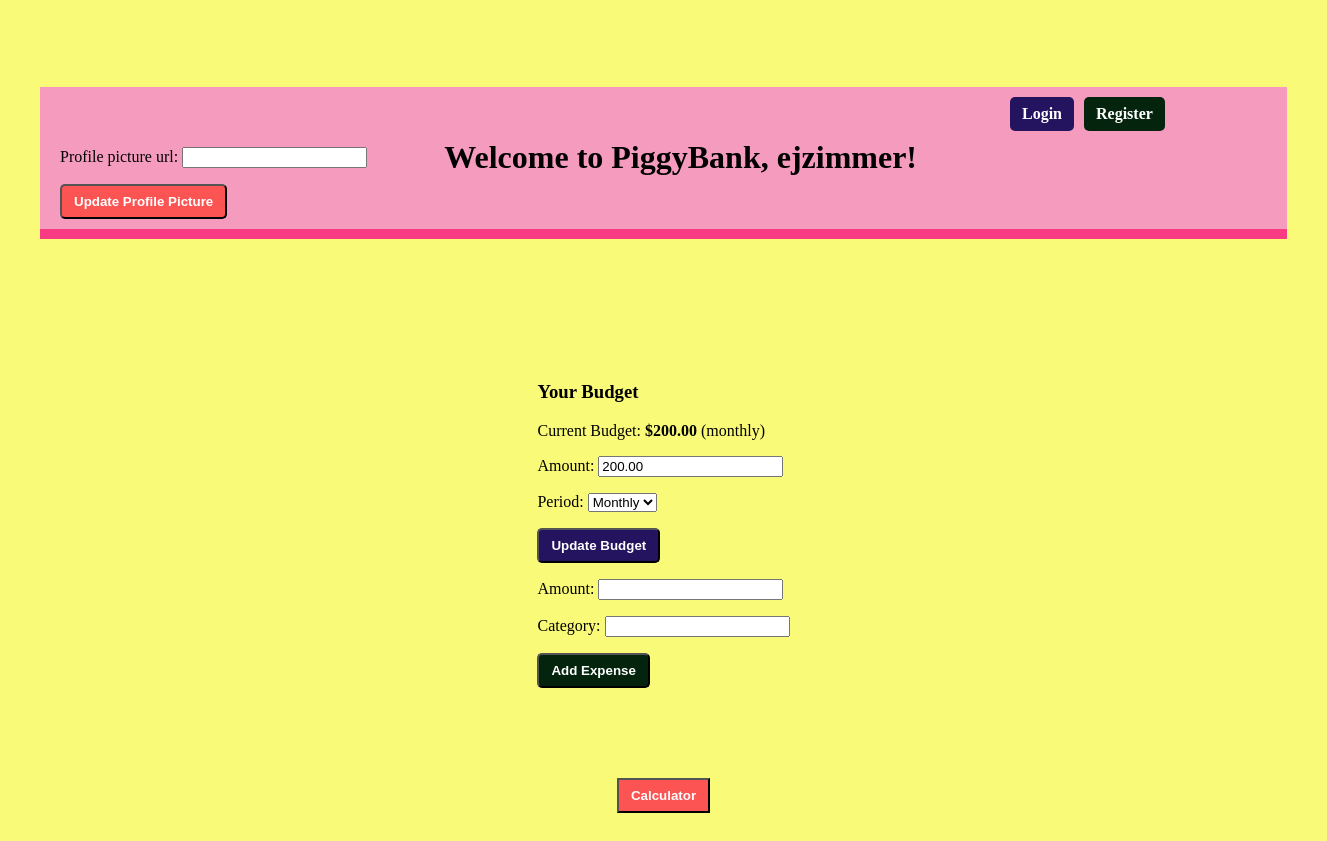
The app's page /budget_app/budget/ (signed in), older data.
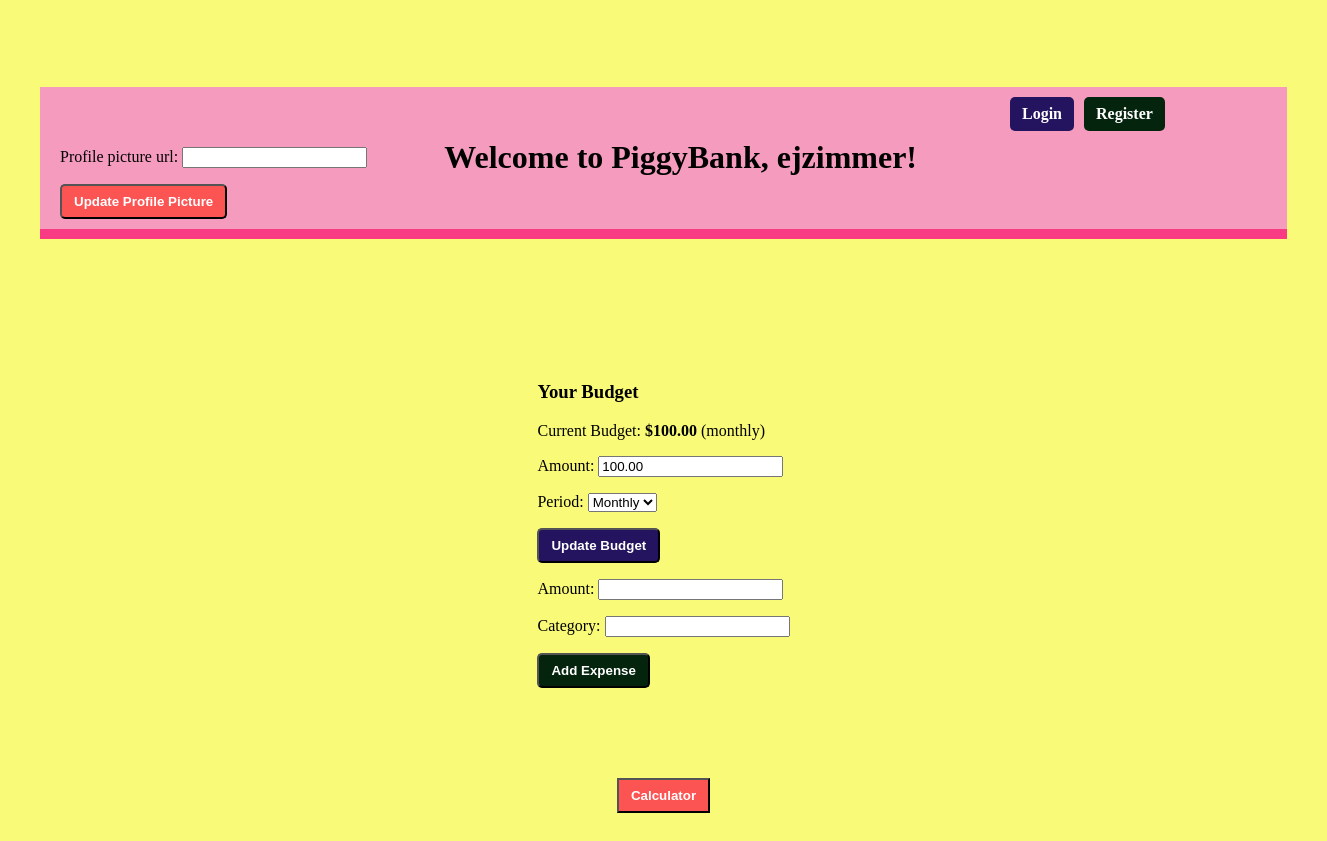
The same page, newer data.
### budget_app/models.py (models this page shows, shortened)
class Budget(models.Model):
    user = models.OneToOneField(User, on_delete=models.CASCADE)
    amount = models.DecimalField(max_digits=10, decimal_places=2, null=True, blank=True)
    period = models.CharField(max_length=50, choices=[('weekly', 'Weekly'), ('monthly', 'Monthly'), ('yearly', 'Yearly')])
    profile_picture_url = models.URLField(blank=True, null=True)

### budget_app/views.py (the view)
# urls.py: path('budget/', budget_view, name='home'),
@login_required(login_url='login') #requires users to be logged in to use the app
def budget_view(request): #Creates the budget, expenses, and the profile pic
    budget, created = Budget.objects.get_or_create(user=request.user, defaults={'amount': 0.00})
    form = BudgetForm(instance=budget)
    expense_form = ExpenseForm()
    profile_form = ProfilePictureForm(instance=budget)
    if request.method == 'POST':
        if 'update_budget' in request.POST:
            form = BudgetForm(request.POST, instance=budget)
            if form.is_valid():
                form.save()
            else:
                 messages.error(request, "Failed to update budget.") #error handling
            return redirect('home')
        elif 'add_expense' in request.POST:
            expense_form = ExpenseForm(request.POST)
            if expense_form.is_valid():
                expense = expense_form.save(commit=False)
                expense.budget = budget
                expense.save()
                budget.amount -= expense.amount #subtracts the expense from the budget
                budget.save()
            else:
                messages.error(request, "Failed to add expense.") #error handling
            return redirect('home')
        elif 'update_profile_pic' in request.POST:
            profile_form = ProfilePictureForm(request.POST, instance=budget)
            if profile_form.is_valid():
                profile_form.save()
            else:
                messages.error(request, "Failed to update profile picture.") #error handling
            return redirect('home')
    else:
        form = BudgetForm(instance=budget)
        expense_form = ExpenseForm()
        profile_form = ProfilePictureForm(instance=budget)
    expenses = Expense.objects.filter(budget=budget)
    return render(request, 'budget_app/home.html', {
        'expense_form': expense_form,
        'expenses': expenses,
        'form': form,
        'budget': budget,
        'profile_form': profile_form
    })

### budget_app/forms.py
class ExpenseForm(forms.ModelForm):
    class Meta:
        model = Expense
        fields = ['amount', 'category']

class BudgetForm(forms.ModelForm):
    class Meta:
        model = Budget
        fields = ['amount', 'period']

### budget_app/templates/budget_app/home.html (shortened to what this page needs)
{% load static %}
<!DOCTYPE html>
<html lang="en">
<head>
<link rel="stylesheet" href="{% static 'budget_app/css/budget.css' %}">
</head>
<body class="background">
    <div class="header">
      <div class="bar">
        <div class="prof">
          <div class="button-pos">
            <a href="{% url 'login' %}" class="button1">Login</a>
            <a href="{% url 'register' %}" class="button2">Register</a>
          </div>
          <form method="POST">
            {{ profile_form.as_p }}
            <button type="submit" name="update_profile_pic" class="calc-button">Update Profile Picture</button>
          </form>
        </div>
        <h1 class="welcome">Welcome to PiggyBank, {{ user.username }}!</h1>
      </div>
    </div>
    <div class="pos">
        <h3>Your Budget</h3>
        <p>Current Budget: <strong>${{ budget.amount }}</strong> ({{ budget.period }})</p>
        <form method="POST" action="{% url 'home' %}">
        {{ form.as_p }}
        <button type="submit" name="update_budget" class="button1">Update Budget</button>
        </form>
        <form method="POST" action="{% url 'home' %}">
        {{ expense_form.as_p }}
        <button type="submit" name="add_expense" class="button2">Add Expense</button>
        </form>
    </div>
    <div>
        <button onclick="toggleCalculator()" style="background-color: #fc5353; color: white; padding: 8px 12px; font-weight: bold;">Calculator</button>
    </div>
</body>
</html>

Row changes from the older to the newer data that the page shows:
changed Budget "monthly": amount "200.00" → "100.00"
